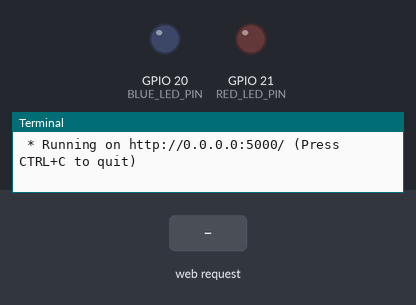
This program was run on a simulated Raspberry Pi (BCM pin numbers). On the bench: output pins drawn as LEDs (lit = HIGH), the last lines printed to the terminal. The test bench sets the inputs (shaded band). The clock reads 2024-03-15 10:24:30 at power-on unless the program sets it.

Above: at 1.2 s.
1.3 s: HTTP request for /led/red/on received
At 2.5 s:
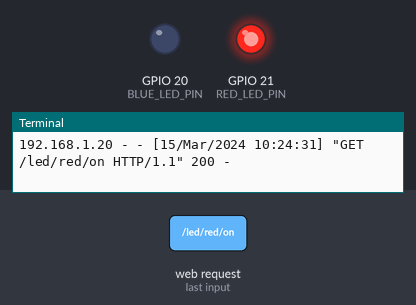
2.8 s: HTTP request for /led/blue/on received
At 3.7 s:
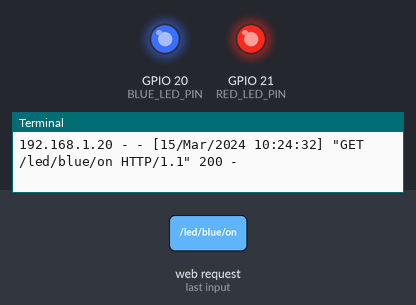
4.3 s: HTTP request for /led/red/off received
At 4.8 s:
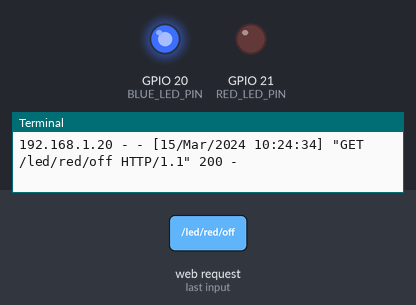
Timing chart, 0 to 7.3 s (numbered marks = the images above; inputs shaded):
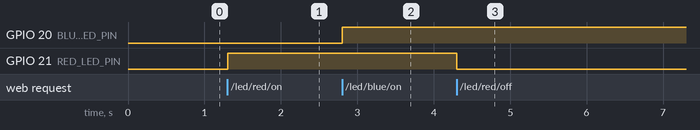

The program:

flask_led_task2.py
```python
from flask import Flask, render_template
import RPi.GPIO as GPIO

app = Flask(__name__)

RED_LED_PIN = 21
BLUE_LED_PIN = 20
GPIO.setmode(GPIO.BCM)
GPIO.setup(RED_LED_PIN, GPIO.OUT)
GPIO.setup(BLUE_LED_PIN, GPIO.OUT)

@app.route("/")
def hello():
    return render_template("led2.html")

@app.route("/led/<color>/<op>")
def led_op(color, op):
    if color == "red" and op == "on":
        GPIO.output(RED_LED_PIN, GPIO.HIGH)
        return "RED LED ON"
    elif color == "red" and op == "off":
        GPIO.output(RED_LED_PIN, GPIO.LOW)
        return "RED LED OFF"
    elif color == "blue" and op == "on":
        GPIO.output(BLUE_LED_PIN, GPIO.HIGH)
        return "BLUE LED ON"
    elif color == "blue" and op == "off":
        GPIO.output(BLUE_LED_PIN, GPIO.LOW)
        return "BLUE LED OFF"
    else:
        return "Error"

if __name__ == "__main__":
    try:
        app.run(host="0.0.0.0")
    finally:
        GPIO.cleanup()
```

Measured:
- after the input at 1.3 s, GPIO 21 (RED_LED_PIN): LOW → HIGH at once
- after the input at 2.8 s, GPIO 20 (BLUE_LED_PIN): LOW → HIGH at once
- after the input at 4.3 s, GPIO 21 (RED_LED_PIN): HIGH → LOW at once
